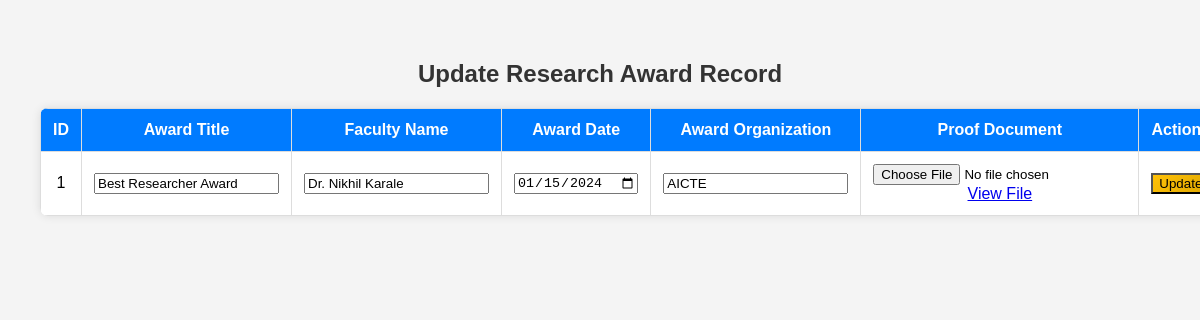
The page /Updateaward.php?id=1 on the database its author committed.
### tables this page shows
CREATE TABLE `research_awards` (
  `id` int NOT NULL AUTO_INCREMENT,
  `academic_year` varchar(10) NOT NULL,
  `faculty_name` varchar(255) NOT NULL,
  `department` varchar(100) NOT NULL,
  `award_name` varchar(255) NOT NULL,
  `award_organization` varchar(255) NOT NULL,
  `award_date` date NOT NULL,
  `proof_document` varchar(255) NOT NULL,
  `status` enum('0','1','2') DEFAULT '0',
  `created_at` timestamp NULL DEFAULT CURRENT_TIMESTAMP,
  PRIMARY KEY (`id`)
);

### Updateaward.php (the view, shortened to what this page needs)
<?php
include('db_connect.php');
$id = $award_name = $faculty_name = $award_date = $award_organization = $proof_document = "";
if (isset($_GET['id']) && is_numeric($_GET['id'])) {
    $id = $_GET['id'];
    $query = "SELECT * FROM research_awards WHERE id = ?";
    $stmt = $conn->prepare($query);
    $stmt->bind_param("i", $id);
    $stmt->execute();
    $result = $stmt->get_result();
    $row = $result->fetch_assoc();
    $award_name = $row['award_name'];
    $faculty_name = $row['faculty_name'];
    $award_date = $row['award_date'];
    $award_organization = $row['award_organization'];
    $proof_document = $row['proof_document'];
}
?>
<!DOCTYPE html>
<html lang="en">
<head>
</head>
<body>
    <h2>Update Research Award Record</h2>
    <form method="POST" enctype="multipart/form-data">
        <table>
            <thead>
                <tr>
                    <th>ID</th>
                    <th>Award Title</th>
                    <th>Faculty Name</th>
                    <th>Award Date</th>
                    <th>Award Organization</th>
                    <th>Proof Document</th>
                    <th>Actions</th>
                </tr>
            </thead>
            <tbody>
                <tr>
                    <td><?= htmlspecialchars($id) ?></td>
                    <td><input type="text" name="award_name" value="<?= htmlspecialchars($award_name) ?>" required></td>
                    <td><input type="text" name="faculty_name" value="<?= htmlspecialchars($faculty_name) ?>" required></td>
                    <td><input type="date" name="award_date" value="<?= htmlspecialchars($award_date) ?>" required></td>
                    <td><input type="text" name="award_organization" value="<?= htmlspecialchars($award_organization) ?>" required></td>
                    <td>
                        <input type="file" name="proof_document">
                        <?php if (!empty($proof_document)) : ?>
                            <br>
                            <a href="research_awards/<?= htmlspecialchars($proof_document) ?>" target="_blank">View File</a>
                        <?php endif; ?>
                    </td>
                    <td><button type="submit" class="update-btn">Update</button></td>
                </tr>
            </tbody>
        </table>
    </form>
</body>
</html>

### Updateaward.php (style rules this page uses)
body { font-family: Arial, sans-serif; margin: 20px; padding: 20px; background-color: #f4f4f4; }
h2 { text-align: center; color: #333; }
table { width: 100%; border-collapse: collapse; background: white; box-shadow: 0px 0px 10px rgba(0, 0, 0, 0.1); border-radius: 8px; overflow: hidden; }
th, td { padding: 12px; text-align: center; border: 1px solid #ddd; }
th { background: #007bff; color: white; }
.update-btn { background: linear-gradient(135deg, #ffc107, #e0a800); color: black; }

### rows shown on the page
research_awards: award_name "Best Researcher Award", faculty_name "Dr. Nikhil Karale", award_date "01/15/2024", award_organization "AICTE"

### other values the page prints
$id "1"
